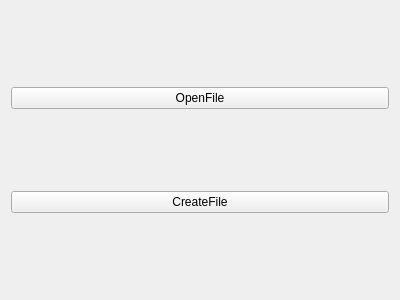
<?xml version="1.0" encoding="UTF-8"?>
<ui version="4.0">
 <class>Welcome</class>
 <widget class="QWidget" name="Welcome">
  <property name="geometry">
   <rect>
    <x>0</x>
    <y>0</y>
    <width>400</width>
    <height>300</height>
   </rect>
  </property>
  <property name="windowTitle">
   <string>Form</string>
  </property>
  <layout class="QVBoxLayout" name="verticalLayout">
   <item>
    <widget class="QPushButton" name="open_file_button">
     <property name="text">
      <string>OpenFile</string>
     </property>
    </widget>
   </item>
   <item>
    <widget class="QPushButton" name="create_file_button">
     <property name="text">
      <string>CreateFile</string>
     </property>
    </widget>
   </item>
  </layout>
 </widget>
 <resources/>
 <connections/>
</ui>
